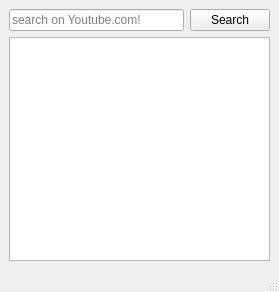
<?xml version="1.0" encoding="UTF-8"?>
<ui version="4.0">
 <class>MainWindow</class>
 <widget class="QMainWindow" name="MainWindow">
  <property name="geometry">
   <rect>
    <x>0</x>
    <y>0</y>
    <width>279</width>
    <height>292</height>
   </rect>
  </property>
  <property name="sizePolicy">
   <sizepolicy hsizetype="Expanding" vsizetype="Expanding">
    <horstretch>1</horstretch>
    <verstretch>1</verstretch>
   </sizepolicy>
  </property>
  <property name="windowTitle">
   <string>ytPlayer GUI</string>
  </property>
  <widget class="QWidget" name="centralwidget">
   <property name="sizePolicy">
    <sizepolicy hsizetype="Expanding" vsizetype="Expanding">
     <horstretch>1</horstretch>
     <verstretch>1</verstretch>
    </sizepolicy>
   </property>
   <layout class="QGridLayout" name="gridLayout_2">
    <item row="1" column="0">
     <widget class="QLineEdit" name="lineEditSearchString">
      <property name="inputMask">
       <string/>
      </property>
      <property name="placeholderText">
       <string>search on Youtube.com!</string>
      </property>
     </widget>
    </item>
    <item row="1" column="1">
     <widget class="QPushButton" name="pushButtonSearch">
      <property name="text">
       <string>Search</string>
      </property>
     </widget>
    </item>
    <item row="2" column="0" colspan="2">
     <widget class="QListView" name="listViewQueue"/>
    </item>
   </layout>
  </widget>
  <widget class="QMenuBar" name="menubar">
   <property name="geometry">
    <rect>
     <x>0</x>
     <y>0</y>
     <width>279</width>
     <height>27</height>
    </rect>
   </property>
  </widget>
  <widget class="QStatusBar" name="statusBar"/>
 </widget>
 <resources/>
 <connections>
  <connection>
   <sender>pushButtonSearch</sender>
   <signal>clicked()</signal>
   <receiver>MainWindow</receiver>
   <slot>search()</slot>
   <hints>
    <hint type="sourcelabel">
     <x>230</x>
     <y>48</y>
    </hint>
    <hint type="destinationlabel">
     <x>139</x>
     <y>145</y>
    </hint>
   </hints>
  </connection>
  <connection>
   <sender>lineEditSearchString</sender>
   <signal>returnPressed()</signal>
   <receiver>MainWindow</receiver>
   <slot>search()</slot>
   <hints>
    <hint type="sourcelabel">
     <x>94</x>
     <y>48</y>
    </hint>
    <hint type="destinationlabel">
     <x>139</x>
     <y>145</y>
    </hint>
   </hints>
  </connection>
 </connections>
 <slots>
  <slot>search()</slot>
 </slots>
</ui>
